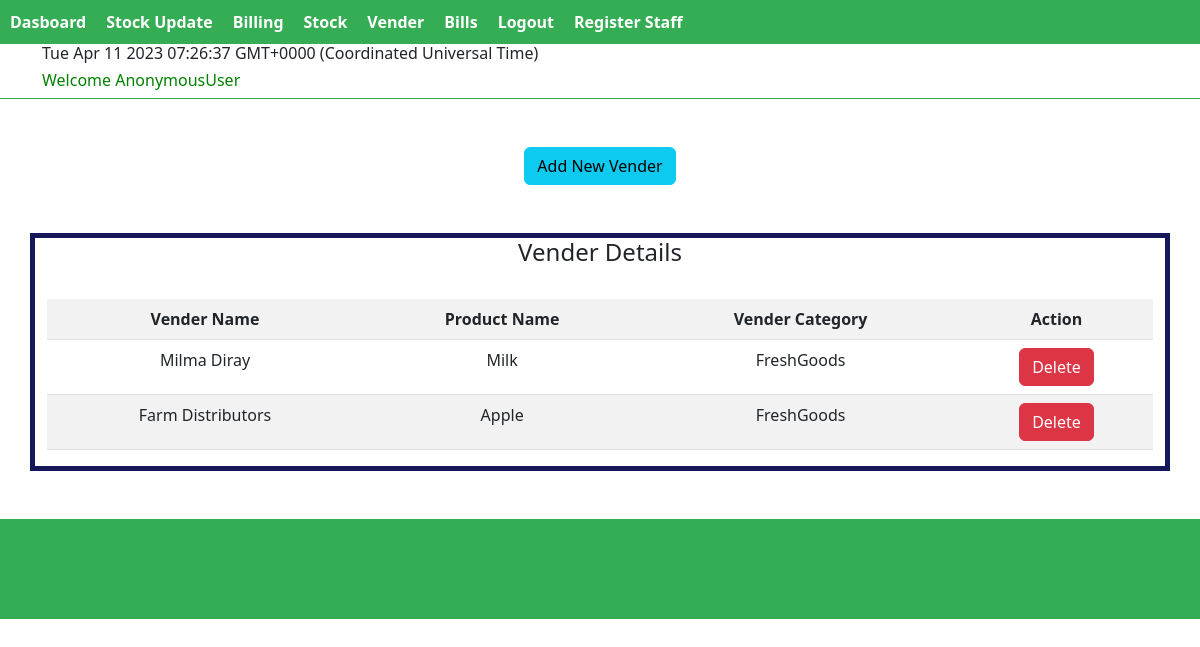
The app's page /products/VenderPage with its own data.
### products/models.py (models this page shows, shortened)
class Venders(models.Model):
    Vender_name = models.CharField(max_length=255)
    Vender_Poducts = models.CharField(max_length=255)
    Vender_Product_Cat = models.CharField(max_length=255,choices=(
        ("FreshGoods","FreshGoods"),
        ("Groceries","Groceries"),
        ("Provision",'Provision'),
        ("Cosmetics","Cosmetics"),
        ("Beverages","Beverages"),
        ("Bakeries","Bakeries"),
        ("Other","Other")))
    Vender_status = models.BooleanField(default=True)

### products/views.py (the view)
# urls.py: path("VenderPage",views.VenderPage,name="VenderPage"),
def VenderPage(request):
    form  = Venderaddfrom()
    ven = Venders.objects.all()
    if request.method == "POST":
        form = Venderaddfrom(request.POST)
        if form.is_valid():
            form.save()
            messages.info(request,"Vender Added success")
            return redirect('VenderPage')
    context = {
        "form":form,
        "ven":ven
    }
    return render(request,"Stock/venderadd.html",context)

### templates/Stock/venderadd.html (shortened to what this page needs)
{% extends 'Stock/adminhome.html' %}
{% block content %}
<div class="container text-center mt-5">
<button class="btn btn-info" type="button" class="btn btn-primary" data-bs-toggle="modal" data-bs-target="#exampleModal">Add New Vender</button>
  </div>
<div class="container text-center form-body mt-5">
    <h4>Vender Details</h4><br>
    <table class="table table-striped">
        <tr>
            <th>Vender Name</th>
            <th>Product Name</th>
            <th>Vender Category</th>
            <th>Action</th>
        </tr>
        {% for item in ven %}
        <tr>
            <td>{{item.Vender_name}}</td>
            <td>{{item.Vender_Poducts}}</td>
            <td>{{item.Vender_Product_Cat}}</td>
            <td>
                <a href="{%url 'DeleteVender' item.id %}" class="btn btn-danger">Delete</a>
            </td>
        </tr>
        {% endfor %}
    </table>
</div>
{% endblock %}

### static/css/styles.css (style rules this page uses)
.form-body { border: 5px solid rgb(23, 23, 92); }

### records on screen
Venders: Vender_name "Milma Diray", Vender_Poducts "Milk", Vender_Product_Cat "FreshGoods"
Venders: Vender_name "Farm Distributors", Vender_Poducts "Apple", Vender_Product_Cat "FreshGoods"

### other values on screen
{{ request.user }} "AnonymousUser"
